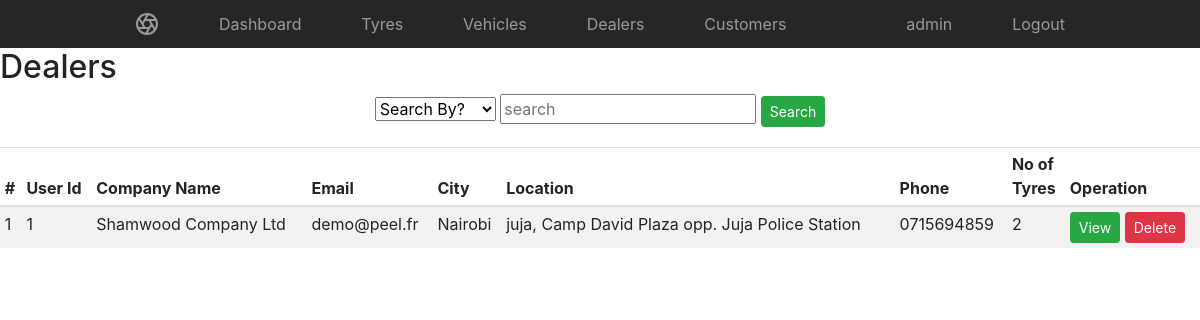
The app's page /admin/company.php (signed in) with its own data.
### tables this page shows
CREATE TABLE `users` (
  `user_id` int(1) NOT NULL,
  `name` varchar(100) NOT NULL,
  `email` varchar(100) NOT NULL,
  `password` varchar(256) NOT NULL,
  `type` int(1) NOT NULL,
  `city` varchar(100) DEFAULT NULL,
  `location` longtext,
  `phone` varchar(13) DEFAULT NULL
);

### admin/company.php (the view, shortened to what this page needs)
<?php
include("../includes/connect.php");
if(!isset($_SESSION['admin'])){
header("location: ../login.php?error=You need to be logged in!");
}else{
?>
<!doctype html>
<html lang="en">
  <head>
<link rel="stylesheet" href="https://maxcdn.bootstrapcdn.com/bootstrap/4.0.0/css/bootstrap.min.css">
    <link href="../css/style.css" rel="stylesheet">
  </head>
  <body>
    <nav class="site-header sticky-top py-1">
  <div class="container d-flex flex-column flex-md-row justify-content-between">
    <a class="py-2" href="#">
    </a>
    <a class="py-2 d-none d-md-inline-block" href="home.php">Dashboard</a>
    <a class="py-2 d-none d-md-inline-block" href="tyres.php">Tyres</a>
    <a class="py-2 d-none d-md-inline-block" href="vehicles.php">Vehicles</a>
    <a class="py-2 d-none d-md-inline-block" href="company.php">Dealers</a>
    <a class="py-2 d-none d-md-inline-block" href="customers.php">Customers</a>
    <a class="py-2 d-none d-md-inline-block" href="#"><?php print $_SESSION['name'];?></a>
    <a class="py-2 d-none d-md-inline-block" href="../processes/logout.php">Logout</a>
  </div>
</nav>
<h2>Dealers</h2>
<div align="center" style="padding-left:0px;padding-bottom:10px">
<form method="POST" action="#">
<select type="text" name="cat" required>
								<option>Search By?</option>
				  </select>
<input type="text" name="name" placeholder="search" required>
<button class="btn btn-sm btn-success" name="search">Search</button>
</form>
</div>
      <div class="table-responsive" style="padding-top:10px">
        <table class="table table-striped table-sm">
          <thead>
            <tr>
              <th>#</th>
              <th>User Id</th>
              <th>Company Name</th>
              <th>Email</th>
              <th>City</th>
              <th>Location</th>
              <th>Phone</th>
              <th>No of<br/>Tyres</th>
              <th>Operation</th>
            </tr>
          </thead>
          <tbody>
		  <?php
		  if(isset($_POST["search"])){
			  $cat=$_POST["cat"];
			  $search=$_POST["name"];
			  $qry="SELECT * FROM users WHERE $cat like '%$search%' AND type=2 ORDER BY user_id DESC";
		}else{
		  $qry="SELECT * FROM users WHERE type=2 ORDER BY user_id DESC";
		}
          $res = $pdo->query($qry);
          $counter=1;
		  if($res->num_rows > 0){
		  while($row = $res->fetch_assoc()){
			  $dealer=$row["user_id"];
			  $d_qry = "SELECT * FROM tyres WHERE dealer = '$dealer'";
			  $d_res = $pdo->query($d_qry);
			  $d_row = $d_res->num_rows;
		  ?>
            <tr>
              <td><?php echo $counter;?></td>
              <td><?php echo $row["user_id"];?></td>
              <td><?php echo $row["name"];?></td>
              <td><?php echo $row["email"];?></td>
              <td><?php echo $row["city"];?></td>
              <td><?php echo $row["location"];?></td>
              <td><?php echo $row["phone"];?></td>
              <td><?php echo $d_row;?></td>
              <td><a class="btn btn-sm btn-success" href="company_view.php?user_id=<?php echo $row["user_id"];?>">View</a>
			  <a class="btn btn-sm btn-danger" href="../processes/user_delete.php?user_id=<?php echo $row["user_id"];?>" role="button" onClick="return confirm('Do you really want to delete?');">Delete</a></td>
            </tr>
			<?php
			$counter++;
		  }
		  }else{
		  print "No data";
		  }
			?>
          </tbody>
        </table>
		</div>
      </body>
</html>
<?php
}
?>

### css/style.css (style rules this page uses)
.container { max-width: 960px; }
.site-header { background-color: rgba(0, 0, 0, .85); -webkit-backdrop-filter: saturate(180%) blur(20px); backdrop-filter: saturate(180%) blur(20px); }
.site-header a { color: #999; transition: ease-in-out color .15s; }

### records on screen
users: user_id "1", name "Shamwood Company Ltd", email "demo@peel.fr", city "Nairobi", location "juja, Camp David Plaza opp. Juja Police Station", phone "0715694859", d_row "2"

### other values on screen
$_SESSION['name'] "admin"
